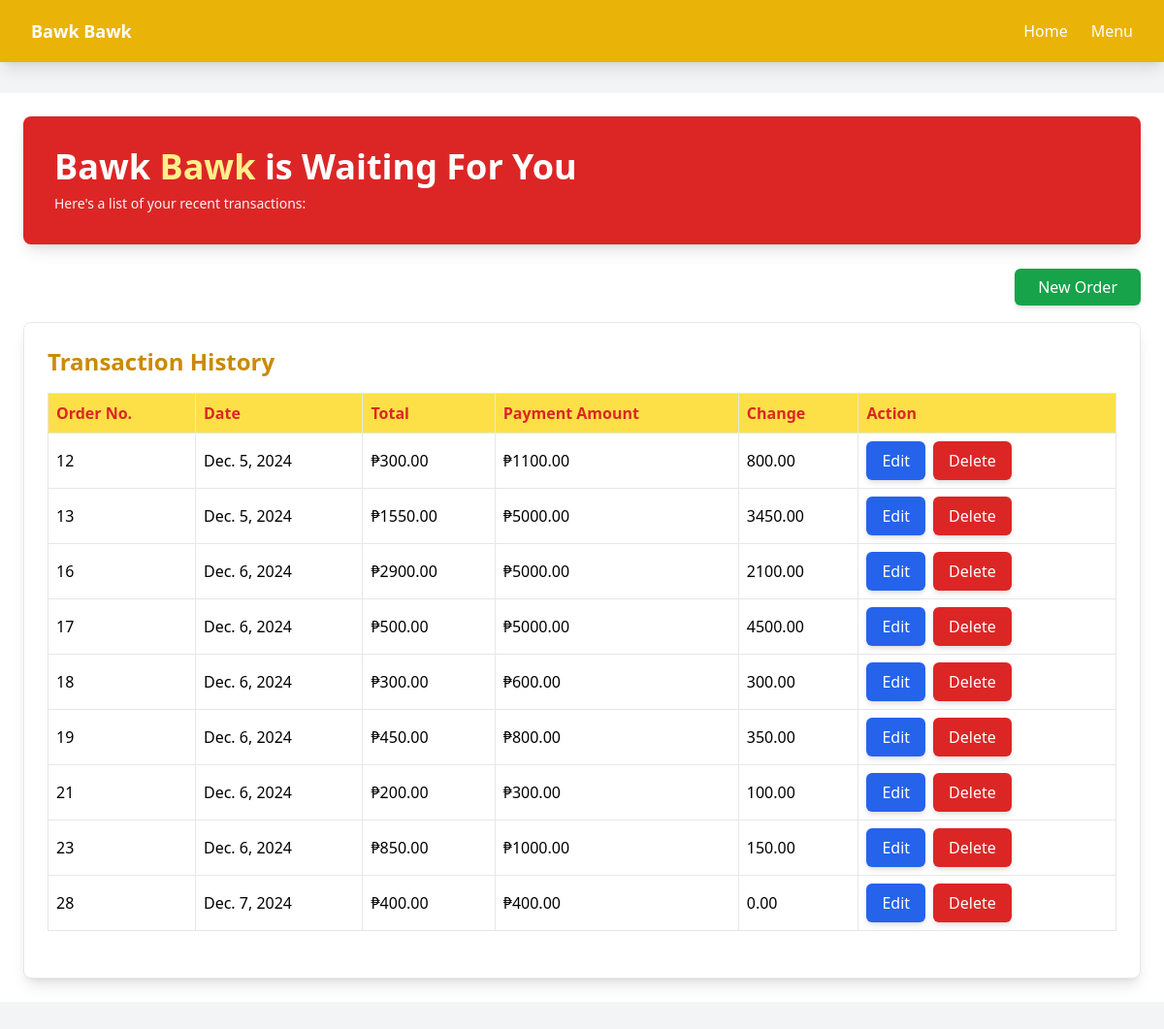
Before: / with the older database file.
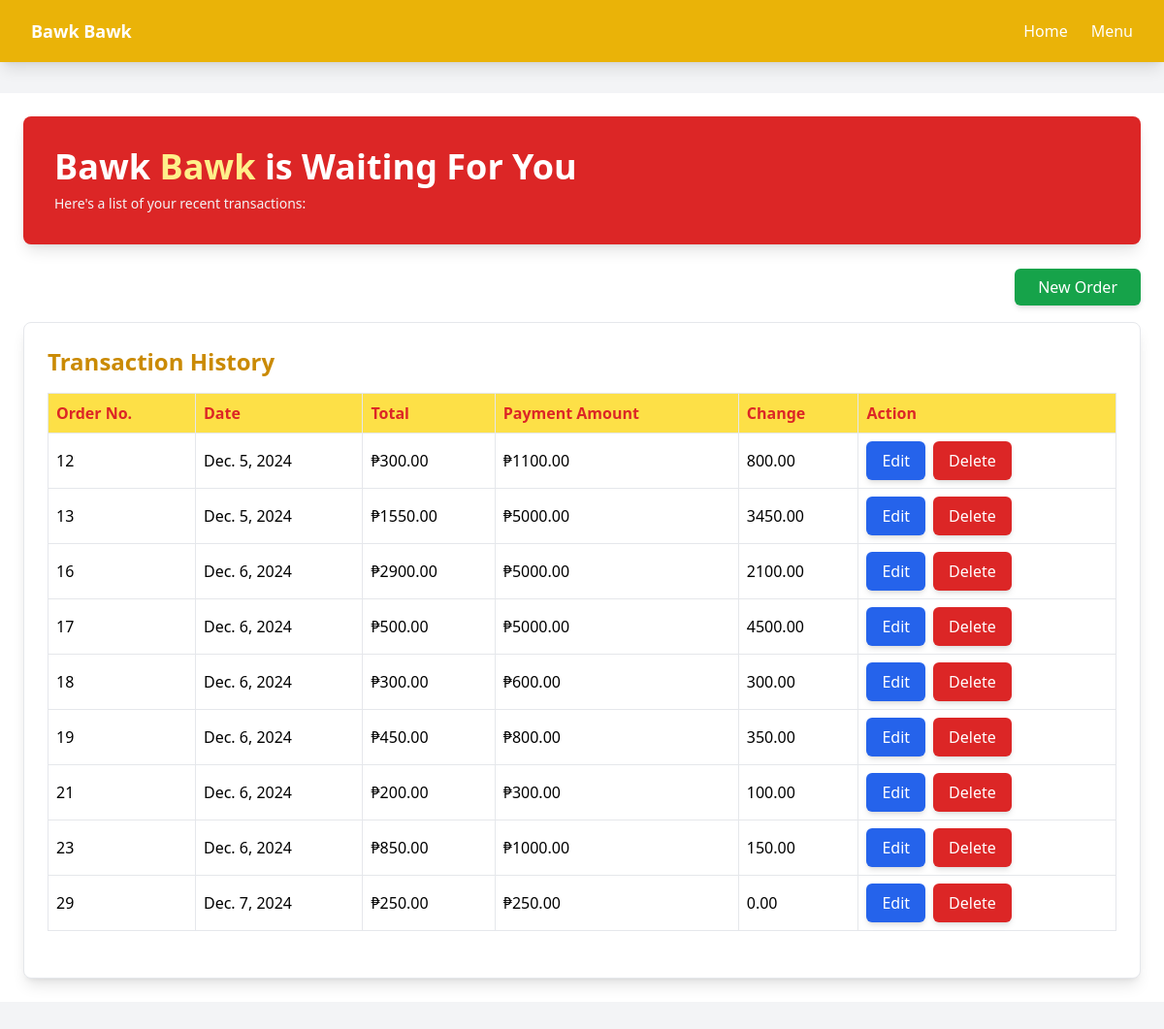
After: the same page with the newer database file.
### sales_list/models.py (models this page shows, shortened)
class OrderSummary(models.Model):
    date = models.DateField(default=now)
    payment_amount = models.DecimalField(max_digits=10, decimal_places=2)
    def __str__(self):
        return str(self.id)
    @property
    def order_total(self):
        orderdetails = self.orderdetail_set.all()
        total = sum([details.total_price for details in orderdetails])
        return total
    @property
    def change(self):
        orderdetails = self.orderdetail_set.all()
        total = sum([details.total_price for details in orderdetails])
        change = self.payment_amount - total
        if total > self.payment_amount:
            return "Insufficient Amount!"
        elif self.payment_amount >= total:
            return change

class OrderDetail(models.Model):
    quantity = models.PositiveIntegerField()
    menu_item = models.ForeignKey(MenuItem, on_delete=models.CASCADE, blank=True, null=True)
    order_summary = models.ForeignKey(OrderSummary, on_delete=models.SET_NULL, blank=True, null=True)
    @property
    def total_price(self):
        return self.menu_item.price * self.quantity

class MenuItem(models.Model):
    name = models.CharField(max_length=255)
    price = models.DecimalField(max_digits=10, decimal_places=2)

### sales_list/views.py (the view)
# urls.py: path('', sales.home, name='home'),
def home(request):
    order_summary = OrderSummary.objects.all()
    all_items = MenuItem.objects.all()
    all_order_items = OrderDetail.objects.all()
    if request.method == 'POST':
        form = MenuForm(request.POST or None)
        if form.is_valid():
            form.save()
    print(order_summary)
    context = {
        'order_summary': order_summary,
        'all_items': all_items,
        'all_order_items': all_order_items,
    }
    return render(request, 'home.html', context)

### sales_list/templates/home.html
{% extends 'base.html' %}
{% load static %}
{% block content %}
<div class="bg-white p-6">
    <div class="bg-red-600 text-white p-8 mb-8 rounded-lg shadow-lg">
        <div class="flex justify-between items-center">
            <div>
                <h1 class="text-4xl font-bold mb-2">Bawk <span class="text-yellow-200">Bawk</span> is Waiting For You</h1>
                <p class="text-sm text-gray-100">Here's a list of your recent transactions:</p>
            </div>
        </div>
    </div>
    <div class="text-right mb-6">
        <a href="{% url 'create_new_order' %}" class="px-6 py-2 bg-green-600 text-white rounded-md shadow-md hover:bg-green-700">
            New Order
        </a>
    </div>
    <div class="bg-white border rounded-lg shadow-lg p-6">
        <h2 class="text-2xl font-semibold text-yellow-600 mb-4">Transaction History</h2>
        {% if order_summary %}
        <table class="min-w-full table-auto border-collapse border border-gray-300 mb-6">
            <thead class="bg-yellow-300">
                <tr>
                    <th class="border p-2 text-left text-red-600">Order No.</th>
                    <th class="border p-2 text-left text-red-600">Date</th>
                    <th class="border p-2 text-left text-red-600">Total</th>
                    <th class="border p-2 text-left text-red-600">Payment Amount</th>
                    <th class="border p-2 text-left text-red-600">Change</th>
                    <th class="border p-2 text-left text-red-600">Action</th>
                </tr>
            </thead>
            <tbody>
                {% for order in order_summary %}
                <tr class="hover:bg-yellow-100">
                    <td class="border p-2">{{ order.id }}</td>
                    <td class="border p-2">{{ order.date }}</td>
                    <td class="border p-2">₱{{ order.order_total }}</td>
                    <td class="border p-2">₱{{ order.payment_amount }}</td>
                    <td class="border p-2">{{ order.change }}</td>
                    <td class="border p-2">
                        <div class="flex space-x-2">
                            <a href="{% url 'neworder' order.id %}" class="px-4 py-2 bg-blue-600 text-white font-medium rounded-md shadow-md hover:bg-blue-700">
                                Edit
                            </a>
                            <a href="{% url 'delete_order_summary' order.id %}" class="px-4 py-2 bg-red-600 text-white font-medium rounded-md shadow-md hover:bg-red-700">
                                Delete
                            </a>
                        </div>
                    </td>
                </tr>
                {% endfor %}
            </tbody>
        </table>
        {% else %}
        <p class="text-red-600">No Orders</p>
        {% endif %}
    </div>
</div>
{% endblock %}

### sales_list/templates/base.html (shortened to what this page needs)
<!DOCTYPE html>
<html lang="en">
<head>
    <script src="https://cdn.tailwindcss.com"></script>
</head>
<body class="w-full bg-gray-100">
    <nav class="bg-yellow-500 shadow-lg">
        <div class="max-w-7xl mx-auto px-4 sm:px-6 lg:px-8">
            <div class="flex justify-between h-16">
                <div class="flex">
                    <a href="{% url 'home' %}" class="text-white text-lg font-bold hover:underline flex items-center">
                        Bawk Bawk
                    </a>
                </div>
                <div class="flex space-x-6 items-center">
                    <a href="{% url 'home' %}" class="text-white hover:underline">Home</a>
                    <a href="{% url 'menu_list' %}" class="text-white hover:underline">Menu</a>
                </div>
            </div>
        </div>
    </nav>
    <main class="py-8">
        {% block content %}
        {% endblock %}
    </main>
</body>
</html>

Changed rows visible on the page:
removed OrderSummary: id "28", date "Dec. 7, 2024", order_total "400.00", payment_amount "400.00", change "0.00"
added OrderSummary: id "29", date "Dec. 7, 2024", order_total "250.00", payment_amount "250.00", change "0.00"
